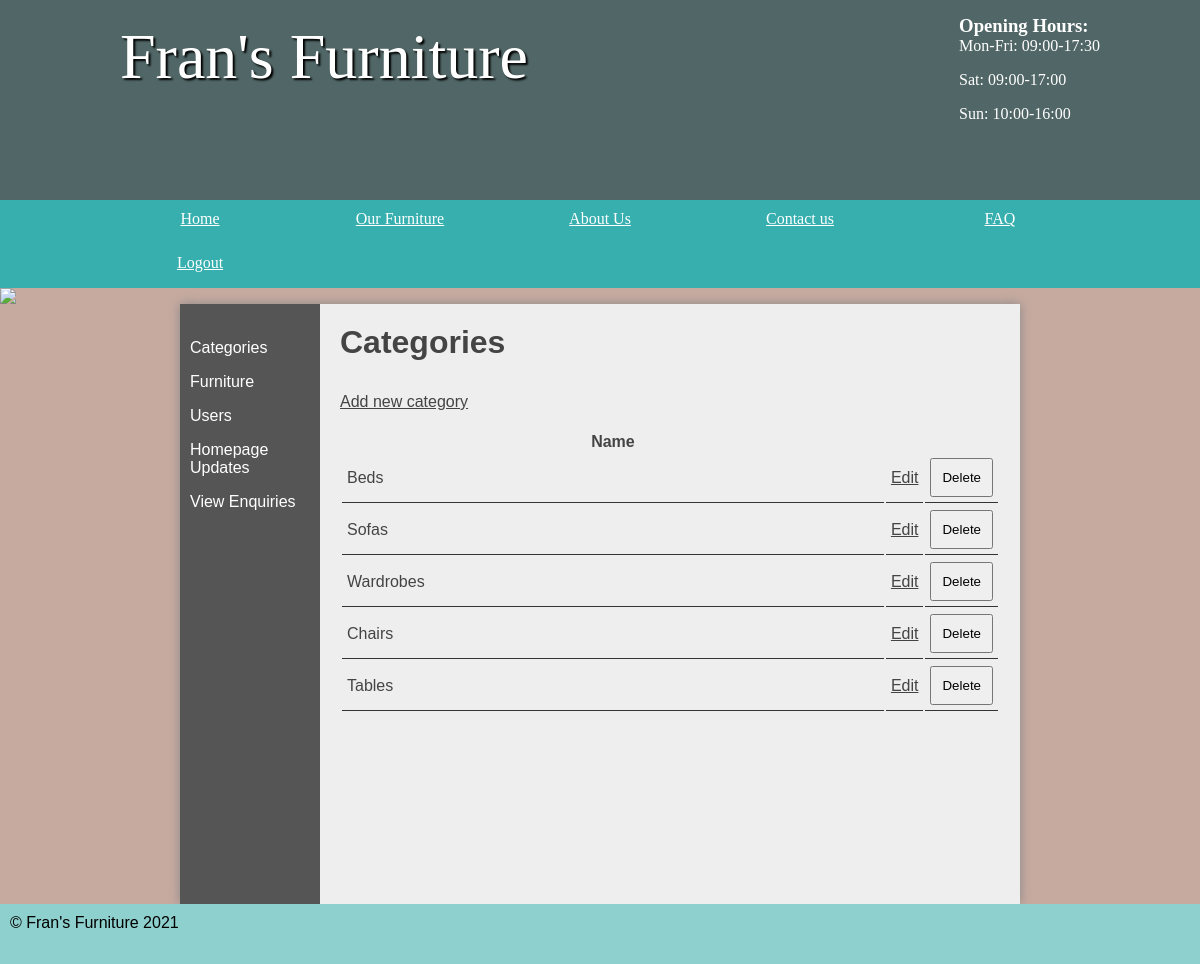
The page /furniture/public/admin/categories.php (signed in) on the database its author committed.
### tables this page shows
CREATE TABLE `category` (
  `id` int(11) NOT NULL AUTO_INCREMENT,
  `name` varchar(45) DEFAULT NULL,
  PRIMARY KEY (`id`)
);

### furniture/public/admin/categories.php (the view, shortened to what this page needs)
<?php
$pdo = new PDO('mysql:dbname=furniture;host=127.0.0.1', 'student', 'student', [PDO::ATTR_ERRMODE => PDO::ERRMODE_EXCEPTION]);
?>
<!DOCTYPE html>
<html>
	<head>
		<link rel="stylesheet" href="/styles.css"/>
	</head>
	<body>
	<header>
		<section>
			<?php include_once '../openinghours.php';?>
			<h1>Fran's Furniture</h1>
		</section>
	</header>
	<?php include_once 'loginnav.php'?>
<img src="/images/randombanner.php"/>
	<main class="admin">
	<section class="left">
	<?php include_once 'catnav.php';?>
	</section>
	<section class="right">
	<?php
if (isset($_SESSION['loggedin']) && $_SESSION['loggedin'] == true) {
    ?>
			<h2>Categories</h2>
			<a class="new" href="addcategory.php">Add new category</a>
			<?php
echo '<table>';
    echo '<thead>';
    echo '<tr>';
    echo '<th>Name</th>';
    echo '<th style="width: 5%">&nbsp;</th>';
    echo '<th style="width: 5%">&nbsp;</th>';
    echo '</tr>';
    $categories = $pdo->query('SELECT * FROM category');
    foreach ($categories as $category) {
        echo '<tr>';
        echo '<td>' . $category['name'] . '</td>';
        echo '<td><a style="float: right" href="editcategory.php?id=' . $category['id'] . '">Edit</a></td>';
        echo '<td><form method="post" action="deletecategory.php">
				<input type="hidden" name="id" value="' . $category['id'] . '" />
				<input type="submit" name="submit" value="Delete" />
				</form></td>';
        echo '</tr>';
    }
    echo '</thead>';
    echo '</table>';
}
?>
</section>
	</main>
	<?php include_once '../footer.php'?>
</body>
</html>

### furniture/public/styles.css (style rules this page uses)
* { margin: 0; padding: 0; }
html { font-family: 'Oxygen-Regular', verdana, sans-serif; }
body { background-color: #C6AAA0; }
header { background-color: #516666 ; color: white; height: 200px; }
header section { width: 1000px; display: block; margin:auto; }
header h1 { float: left; margin-left: 20px; }
body > img { width: 100%; display: block; }
header section { display: block; font-family: 'Mr Dafoe', cursive; }
header h1 { font-weight: normal; }
h1 { font-size:4em; color: white; text-align: center; padding-top: 20px; text-shadow: 2px 2px 2px #000; }
main { min-height: 75vh; background-color: #eee; width: 70vw; display: block; margin: auto; box-shadow: 0px 0px 10px #888; color:#444; }
main h2 { font-size:2em; }
p, li, h2 { margin-bottom: 1em; }
form select, form label, form input, form textarea { float: left; width: 200px; padding: 10px; margin-top: 20px; }
input[type="submit"] { clear: both; margin-left: 220px; width: 220px; }
section a { color: #444; }
table { width: 100%; margin-top: 20px; }
td { padding: 5px; border-bottom: 1px solid #333; }
.stock, .admin { display: table; }
.stock > ul, .admin .left { width: 10vw; list-style-type: none; display: table-cell; padding: 10px; background-color: #555; margin: 0; }
.stock .products, .admin .right { display: table-cell; padding: 20px; }
table td input[type="submit"] { margin: 0; float: right; width: auto; padding: auto; }
.right { padding: 20px; }

### rows shown on the page
category: name "Beds"
category: name "Sofas"
category: name "Wardrobes"
category: name "Chairs"
category: name "Tables"
